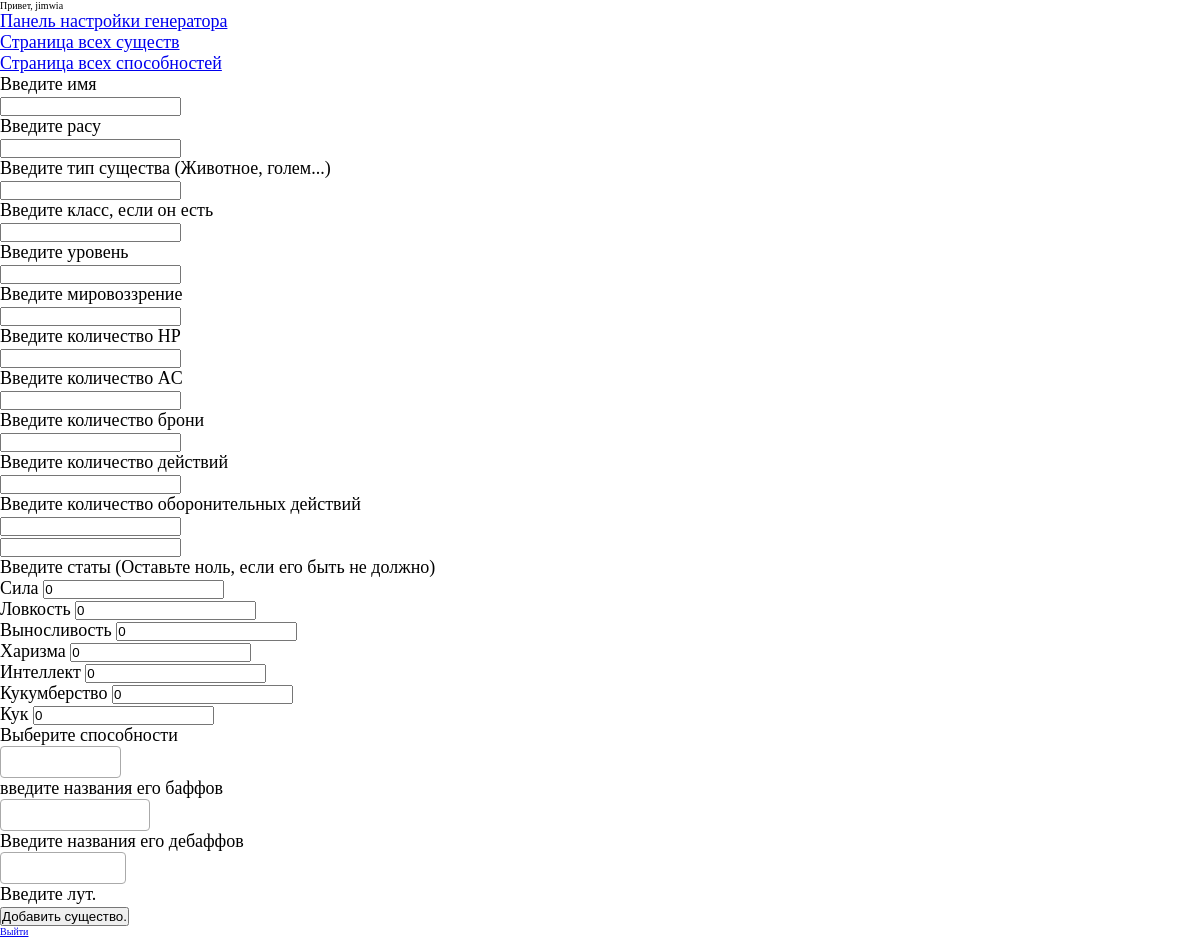
The app's page /pages/userPage.php (signed in), older data.
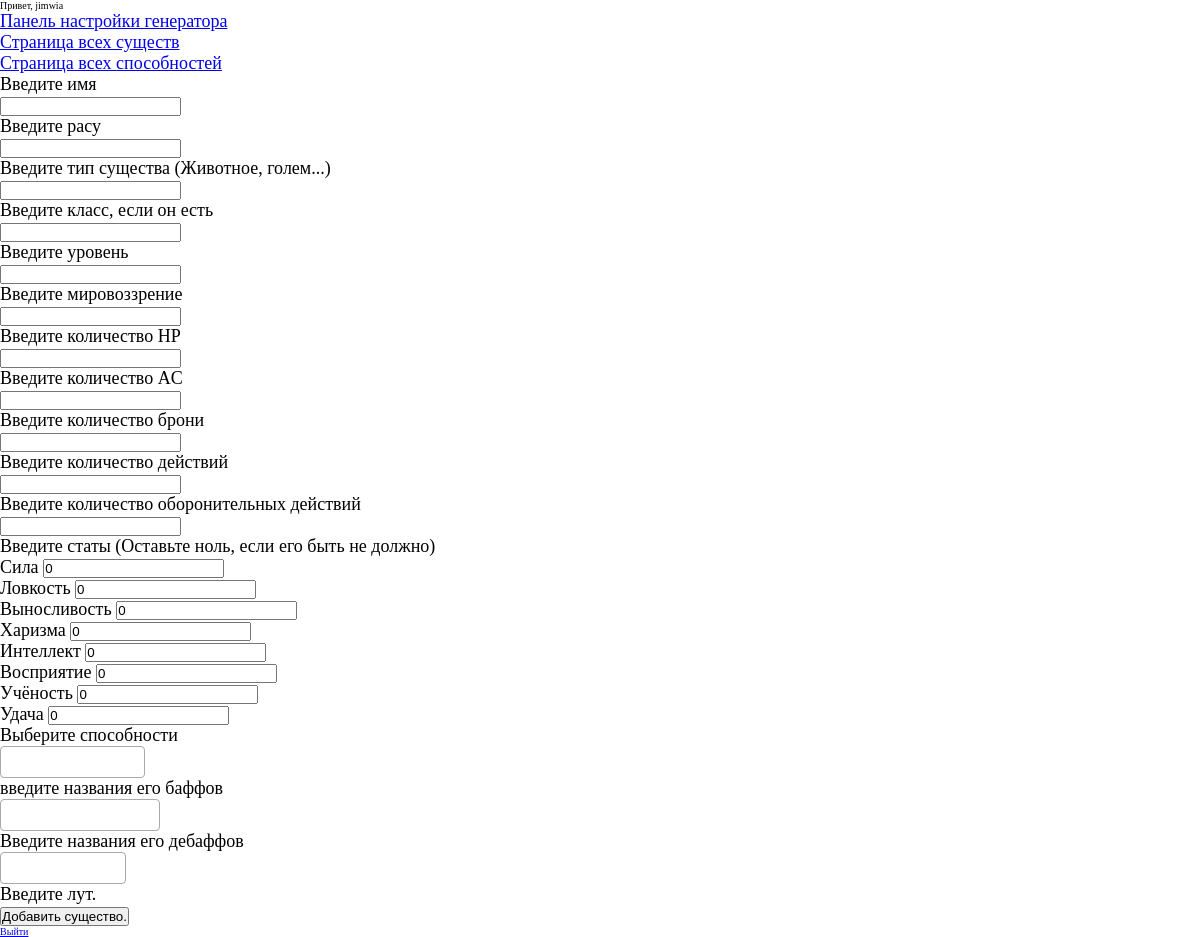
The same page, newer data.
### tables this page shows
CREATE TABLE `statsettings` (
  `id` int(11) NOT NULL,
  `userId` int(11) NOT NULL,
  `statName` varchar(255) NOT NULL,
  `statMod` varchar(255) NOT NULL DEFAULT '1'
);

### assets/Component/DB/DBComponent.php (called while the page is built)
<?php
abstract class DBComponent
{
    protected function getConnection() {
        return mysqli_connect('localhost', 'root', '', 'encountergenerator');
    }
}

### assets/Component/DB/DBSelect.php (called while the page is built, shortened)
<?php
include 'DBComponent.php';
class DBSelect extends DBComponent
{
    public function getUIdByLogin($login)
    {
        $sql = "SELECT id FROM users WHERE login='" . $login . "'";
        return mysqli_fetch_row(mysqli_query(parent::getConnection(), $sql))[0];
    }
    public function getStatNameByUId($userId) {
        $sql = "SELECT statName FROM statsettings WHERE userId=" . $userId;
        return mysqli_fetch_all(mysqli_query(parent::getConnection(), $sql));
    }
}

### pages/userPage.php (the view, shortened to what this page needs)
<?php
include '../assets/Component/Renderer/EncounterRenderer.php';
include '../assets/Component/DB/DBSelect.php';
require_once '../PHP/connect.php';
$renderer = new EncounterRenderer();
$DBSelect = new DBSelect();
?>
<!DOCTYPE html>
<html lang="en">
<head>
    <link rel="stylesheet" href="../styles/style.css">
    <link href="https://cdn.jsdelivr.net/npm/select2@4.1.0-rc.0/dist/css/select2.min.css" rel="stylesheet" />
</head>
<body>
<div id="userData">
<p>Привет, <?=$_SESSION['username'] ?></p>
</div>
<div id="adminPanel">
    <a href="adminPanel.php">Панель настройки генератора</a> <br>
    <a href="allCreatures.php">Страница всех существ</a> <br>
    <a href="allAbilities.php">Страница всех способностей</a>
    <?php
    $result = mysqli_query($connection, "SHOW COLUMNS FROM encounter");
    $colsBlackList = ['userId', 'id', 'abilities', 'areals', 'buffs', 'loot', 'stats', 'debuff'];
    if (mysqli_num_rows($result) > 0) {
        while ($row = mysqli_fetch_assoc($result)) {
            if (!in_array($row['Field'], $colsBlackList))
                $renderer->renderItem($row['Field'], 'text');
        }
    }
    ?>
    <div class="encounterCreatorInput" id="stats">
        <p>Введите статы (Оставьте ноль, если его быть не должно)</p>
            <?php
            foreach ($DBSelect->getStatNameByUId($DBSelect->getUIdByLogin($_SESSION['username'])) as $stats)
                foreach($stats as $stat) {
                    ?>
                    <span> <?= $stat ?></span>
                    <input type="number" id="<?= $stat ?>" value="0" placeholder="Введите значение модификатора"> <br>
                    <?php
                }
            ?>
    </div>
    <div class="encounterCreatorInput" id="abilities">
        <p>Выберите способности</p>
    </div>
    <div class="encounterCreatorInput" id="buff">
        <p>введите названия его баффов</p>
    </div>
    <div class="encounterCreatorInput" id="debuff">
        <p>Введите названия его дебаффов</p>
    </div>
    <div class="encounterCreatorInput" id="loot">
        <p>Введите лут.</p>
    </div>
    <input type="button" value="Добавить существо." id="sendCreatureData">
</div>
<a href="../PHP/logout.php">Выйти</a>
</body>
</html>

### assets/Component/Renderer/EncounterRenderer.php (shortened to what this page needs)
<?php
class EncounterRenderer extends Component
{
    public function renderItem($itemId, $itemType)
    {
        echo '
        <div class="encounterCreatorInput" id="' . $itemId . '">
        <p>' . ENCOUNTERGENERATORTEXTS[$itemId] . '</p>
        <input type="text" name="' . $itemId . '" id="' . $itemId . '">
        </div>
        ';
    }
}

### styles/style.css (style rules this page uses)
* { padding: 0; margin: 0; box-sizing: border-box; }
body { font-family: "Playfair Display", serif; font-size: 62.5%; overflow-x: hidden; }
#adminPanel { font-size: large; }

Row changes from the older to the newer data that the page shows:
removed statsettings: statName "Кукумберство"
removed statsettings: statName "Кук"
added statsettings: statName "Восприятие"
added statsettings: statName "Учёность"
added statsettings: statName "Удача"
